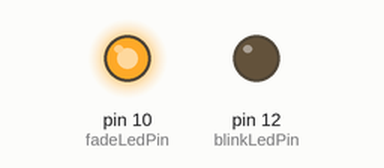
Simulated run of this sketch. Board: Arduino Uno, built with avr-gcc and run on an emulated ATmega328P. On the bench: output pins drawn as LEDs (lit = HIGH).

Above: at 0.1 s.
Timing chart, 0 to 1.6 s (numbered marks = the images above):
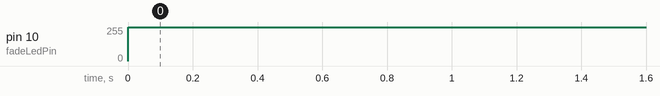

Measured:
- by itself, pin 10 (fadeLedPin): 0/255 → 254/255 at 0.00 s

The sketch:

led2_servo.ino
```cpp
unsigned long blinkStartMillis;
unsigned long fadeStartMillis;
unsigned long currentMillis;
const unsigned long blinkPeriod = 1000;  //blink period
const unsigned long fadePeriod = 10;  //fade period
const byte blinkLedPin = 12;    //this LED will blink
const byte fadeLedPin = 10;    //this LED will fade
byte brightness = 0;  //initial brightness of LED
byte increment = 1;  //amount to change PWM value at each change

void setup()
{
  Serial.begin(57600);  //start Serial in case we need to print debugging info
  pinMode(blinkLedPin, OUTPUT);

}

void loop()
{
  currentMillis = millis();  //get the current time
  analogWrite(fadeLedPin, 254);
  //fade();
}


void fade()    //function to fade an LED
{
  if (currentMillis - fadeStartMillis >= fadePeriod)  //test whether the period has elapsed
  {
    analogWrite(fadeLedPin, brightness);    //set the brightness of the LED
    brightness += increment;    //will wrap round because brightness is an unsigned data type
    fadeStartMillis = currentMillis;  //IMPORTANT to save the start time of the current LED state.
    Serial.println(brightness);
  }
}
```
